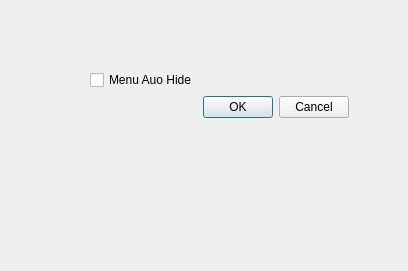
<?xml version="1.0" encoding="UTF-8"?>
<ui version="4.0">
 <class>CSettingsGeneral</class>
 <widget class="QDialog" name="CSettingsGeneral">
  <property name="geometry">
   <rect>
    <x>0</x>
    <y>0</y>
    <width>408</width>
    <height>271</height>
   </rect>
  </property>
  <property name="windowTitle">
   <string>Dialog</string>
  </property>
  <widget class="QWidget" name="">
   <property name="geometry">
    <rect>
     <x>90</x>
     <y>70</y>
     <width>259</width>
     <height>91</height>
    </rect>
   </property>
   <layout class="QFormLayout" name="formLayout">
    <item row="0" column="0">
     <widget class="QCheckBox" name="m_MenuAutoHide">
      <property name="text">
       <string>Menu Auo Hide</string>
      </property>
     </widget>
    </item>
    <item row="1" column="1">
     <widget class="QDialogButtonBox" name="buttonBox">
      <property name="orientation">
       <enum>Qt::Horizontal</enum>
      </property>
      <property name="standardButtons">
       <set>QDialogButtonBox::Cancel|QDialogButtonBox::Ok</set>
      </property>
     </widget>
    </item>
   </layout>
  </widget>
 </widget>
 <resources/>
 <connections>
  <connection>
   <sender>buttonBox</sender>
   <signal>accepted()</signal>
   <receiver>CSettingsGeneral</receiver>
   <slot>accept()</slot>
   <hints>
    <hint type="sourcelabel">
     <x>248</x>
     <y>254</y>
    </hint>
    <hint type="destinationlabel">
     <x>157</x>
     <y>274</y>
    </hint>
   </hints>
  </connection>
  <connection>
   <sender>buttonBox</sender>
   <signal>rejected()</signal>
   <receiver>CSettingsGeneral</receiver>
   <slot>reject()</slot>
   <hints>
    <hint type="sourcelabel">
     <x>316</x>
     <y>260</y>
    </hint>
    <hint type="destinationlabel">
     <x>286</x>
     <y>274</y>
    </hint>
   </hints>
  </connection>
 </connections>
</ui>
